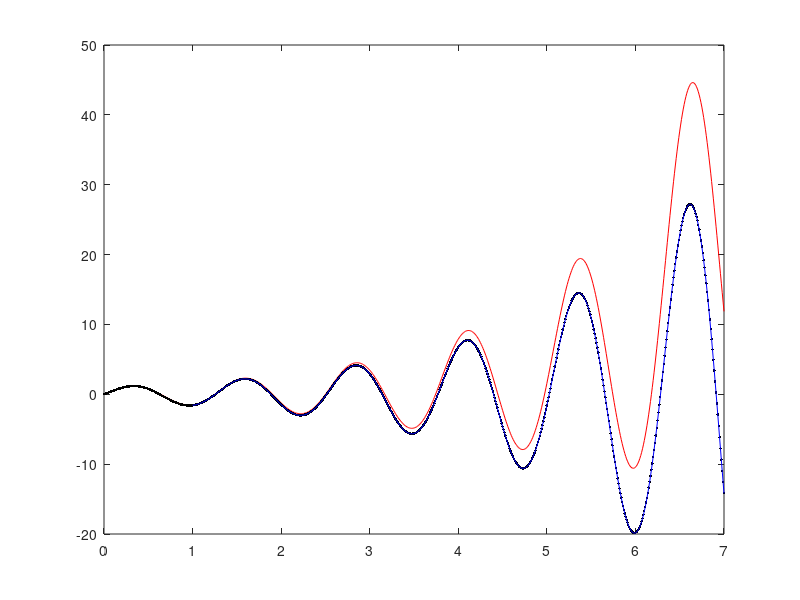

This chart was generated by the following MATLAB code:
% COMPARE_METHODS
% Euler's vs. Improved Euler's vs. Exact Answer
clear
clf
f=@(t,y) y - 0.5*exp(t/2)*sin(5*t) + 5*exp(t/2)*cos(5*t); % ODE
h=0.01; % stepsize. Play around with different h values.
n=700; % number of steps to time t=7. Play around with n.
% Euler's method to create piecewise linear approximation w(t) to
% the real solution y(t).
w(1)=0; % initial condition for euler's. Try different intial values.
t(1)=0; % intial time
for i =1:n
    s1 = f(t(i),w(i)); % Euler's slope.
    w(i+1) = w(i) + h*s1; % update w(t)
    t(i+1) = t(i) + h; % update time.
end
plot(t,w,'r') % Connect the dots of euler's approximate solution in red.
hold on;
% Improved Euler's method (or Trapezoid method or Heun method) is
% used to create piecewise linear approximation v(t) to
% the real solution y(t).
v(1)=0; % initial condition for euler's. Try different intial values.
t(1)=0; % intial time
for i =1:n
    s1 = f(t(i),v(i)); % Euler's slope.
    s2 = f(t(i) + h,v(i) + s1*h); % Euler's next slope. Sniff
    % ahead slope.
    v(i+1) = v(i) + h*(s1 + s2)/2; % update w(t) with the average
    % of the Euler and Sniff ahead slopes
    t(i+1) = t(i) + h; % update time.
end
plot(t,v,'k.') % Connect the dots of euler's approximate solution in red.
hold on;
% Exact Solution. We know from differential equations course.
t = 1:h:h*n; % time intervals
y = exp(t/2).*sin(5*t); % y(t) is the exact solution
plot(t,y,'b') % exact solution in blue